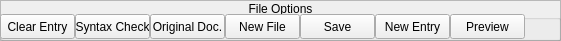
<?xml version="1.0" encoding="UTF-8"?>
<ui version="4.0">
 <class>Fileoptions</class>
 <widget class="QFrame" name="Fileoptions">
  <property name="geometry">
   <rect>
    <x>0</x>
    <y>0</y>
    <width>561</width>
    <height>41</height>
   </rect>
  </property>
  <property name="windowTitle">
   <string>Frame</string>
  </property>
  <property name="frameShape">
   <enum>QFrame::StyledPanel</enum>
  </property>
  <property name="frameShadow">
   <enum>QFrame::Raised</enum>
  </property>
  <widget class="QGroupBox" name="groupBox_5">
   <property name="geometry">
    <rect>
     <x>0</x>
     <y>0</y>
     <width>561</width>
     <height>41</height>
    </rect>
   </property>
   <property name="title">
    <string>File Options</string>
   </property>
   <property name="alignment">
    <set>Qt::AlignCenter</set>
   </property>
   <widget class="QPushButton" name="pushButton_28">
    <property name="geometry">
     <rect>
      <x>150</x>
      <y>14</y>
      <width>75</width>
      <height>25</height>
     </rect>
    </property>
    <property name="text">
     <string>Original Doc.</string>
    </property>
   </widget>
   <widget class="QPushButton" name="pushButton_29">
    <property name="geometry">
     <rect>
      <x>0</x>
      <y>14</y>
      <width>75</width>
      <height>25</height>
     </rect>
    </property>
    <property name="text">
     <string>Clear Entry</string>
    </property>
   </widget>
   <widget class="QPushButton" name="pushButton_30">
    <property name="geometry">
     <rect>
      <x>75</x>
      <y>14</y>
      <width>75</width>
      <height>25</height>
     </rect>
    </property>
    <property name="text">
     <string>Syntax Check</string>
    </property>
   </widget>
   <widget class="QPushButton" name="pushButton_31">
    <property name="geometry">
     <rect>
      <x>225</x>
      <y>14</y>
      <width>75</width>
      <height>25</height>
     </rect>
    </property>
    <property name="text">
     <string>New File</string>
    </property>
   </widget>
   <widget class="QPushButton" name="pushButton_32">
    <property name="geometry">
     <rect>
      <x>375</x>
      <y>14</y>
      <width>75</width>
      <height>25</height>
     </rect>
    </property>
    <property name="text">
     <string>New Entry</string>
    </property>
   </widget>
   <widget class="QPushButton" name="pushButton_33">
    <property name="geometry">
     <rect>
      <x>300</x>
      <y>14</y>
      <width>75</width>
      <height>25</height>
     </rect>
    </property>
    <property name="text">
     <string>Save</string>
    </property>
   </widget>
   <widget class="QPushButton" name="pushButton_34">
    <property name="geometry">
     <rect>
      <x>450</x>
      <y>14</y>
      <width>75</width>
      <height>25</height>
     </rect>
    </property>
    <property name="text">
     <string>Preview</string>
    </property>
   </widget>
  </widget>
 </widget>
 <resources/>
 <connections/>
</ui>
